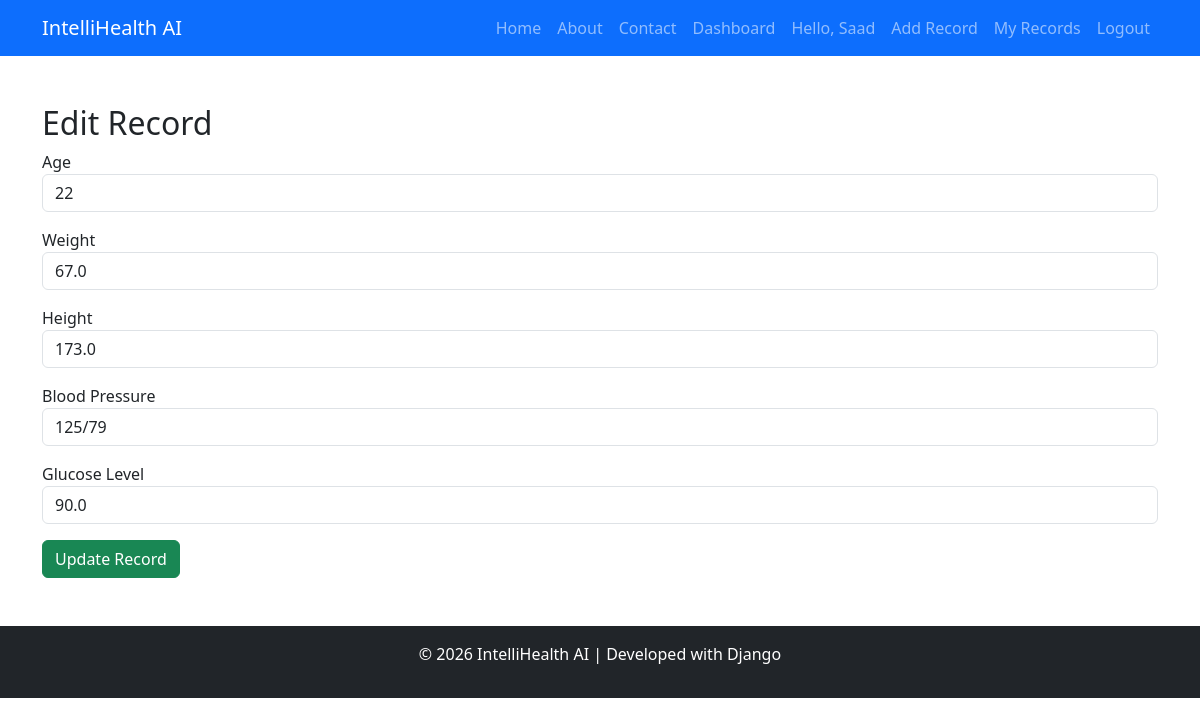
Screenshot of /health/edit/1/ (signed in) with the database file from the repository.
### health_records/models.py (models this page shows, shortened)
class HealthRecord(models.Model):
    user = models.ForeignKey(
        User,
        on_delete=models.CASCADE
    )
    age = models.IntegerField()
    weight = models.FloatField()
    height = models.FloatField()
    blood_pressure = models.CharField(
        max_length=20
    )
    glucose_level = models.FloatField()
    risk = models.CharField(
    max_length=20,
    default='Unknown'
    )
    created_at = models.DateTimeField(
        auto_now_add=True
    )

### health_records/views.py (the view, shortened to what this page needs)
@login_required
def edit_record(request, id):
    record = get_object_or_404(
        HealthRecord,
        id=id,
        user=request.user
    )
    return render(
        request,
        'health_records/edit_record.html',
        {'record': record}
    )

### templates/health_records/edit_record.html (shortened to what this page needs)
{% extends 'base.html' %}
{% block content %}
<h2>Edit Record</h2>
<form method="POST">
    <div class="mb-3">
        <label>Age</label>
        <input
            type="number"
            name="age"
            class="form-control"
            value="{{ record.age }}">
    </div>
    <div class="mb-3">
        <label>Weight</label>
        <input
            type="number"
            step="0.1"
            name="weight"
            class="form-control"
            value="{{ record.weight }}">
    </div>
    <div class="mb-3">
        <label>Height</label>
        <input
            type="number"
            step="0.1"
            name="height"
            class="form-control"
            value="{{ record.height }}">
    </div>
    <div class="mb-3">
        <label>Blood Pressure</label>
        <input
            type="text"
            name="blood_pressure"
            class="form-control"
            value="{{ record.blood_pressure }}">
    </div>
    <div class="mb-3">
        <label>Glucose Level</label>
        <input
            type="number"
            step="0.1"
            name="glucose_level"
            class="form-control"
            value="{{ record.glucose_level }}">
    </div>
    <button class="btn btn-success">
        Update Record
    </button>
</form>
{% endblock %}

### templates/base.html (shortened to what this page needs)
<!DOCTYPE html>
<html lang="en">
    {% load static %}
<head>
     <link rel="stylesheet" href="{% static 'css/style.css' %}">
    <link href="https://cdn.jsdelivr.net/npm/bootstrap@5.3.8/dist/css/bootstrap.min.css" rel="stylesheet">
</head>
<body>
    <nav class="navbar navbar-expand-lg navbar-dark bg-primary">
        <div class="container">
            <a class="navbar-brand" href="/">IntelliHealth AI</a>
            <div class="collapse navbar-collapse" id="navbarNav">
                <ul class="navbar-nav ms-auto">
                    <li class="nav-item">
                        <a class="nav-link" href="/">Home</a>
                    </li>
                    <li class="nav-item">
                        <a class="nav-link" href="/about/">About</a>
                    </li>
                    <li class="nav-item">
                        <a class="nav-link" href="/contact/">Contact</a>
                    </li>
                    {% if user.is_authenticated %}
                    <li class="nav-item">
                        <a class="nav-link"
                            href="/health/dashboard/">
                                Dashboard
                        </a>
                    </li>
                    <li class="nav-item">
                        <a class="nav-link">
                             Hello, {{ user.username }}
                        </a>
                    </li>
                    <li class="nav-item">
                        <a class="nav-link" href="/health/add/">
                            Add Record
                        </a>
                    </li>
                    <li class="nav-item">
                        <a class="nav-link" href="/health/my-records/">
                            My Records
                        </a>
                    </li>
                    <li class="nav-item">
                        <a class="nav-link" href="/accounts/logout/">
                            Logout
                        </a>
                    </li>
                    {% endif %}
                </ul>
            </div>
        </div>
    </nav>
    <div class="container mt-5">
        {% block content %}
        {% endblock %}
    </div>
    <footer class="bg-dark text-white text-center p-3 mt-5">
    <p>
        © 2026 IntelliHealth AI | Developed with Django
    </p>
    </footer>
</body>
</html>

### static/css/style.css (style rules this page uses)
body { background-color: #f8f9fa; }
footer { margin-top: 100px; }

### rows the page displays
HealthRecord: age "22", weight "67.0", height "173.0", blood_pressure "125/79", glucose_level "90.0"

### other values shown
{{ user.username }} "Saad"
